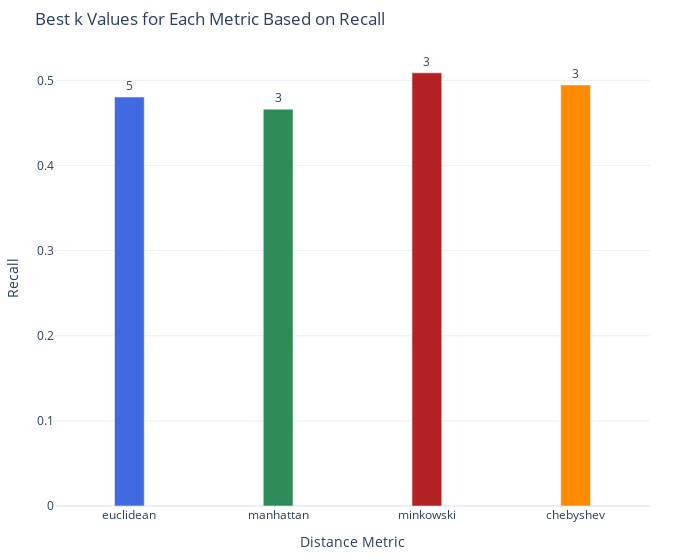

Notebook source saved alongside this figure:
### Code cell
# Step 1: Prepare the data
data = {
    "Metric": list(best_k_per_metric.keys()),
    "Best k": list(best_k_per_metric.values()),
    "Recall at Best k": [recall_values[metric].loc[best_k] 
                         for metric, best_k in best_k_per_metric.items()]
}

df = pd.DataFrame(data)

# Step 2: Create the bar plot
fig = px.bar(
    df, 
    x="Metric", 
    y="Recall at Best k", 
    text="Best k",
    color="Metric",
    color_discrete_sequence=['royalblue', 'seagreen', 'firebrick', 'darkorange', 'gold'],
    title="Best k Values for Each Metric Based on Recall"
)

# Step 3: Customize text, layout, and bar width
fig.update_traces(textposition='outside')
fig.update_layout(
    width=700,
    margin=dict(l=50, r=50, t=50, b=50),
    xaxis_title="Distance Metric",
    yaxis_title="Recall",
    template="plotly_white",
    showlegend=False,
    bargap=0.8  # Adjust the gap between bars (values closer to 1 mean more gap)
)

# Step 4: Show the plot
fig.show()

### Figure 1 — Plotly figure (JSON) as saved in the notebook; plotly's stock layout.template omitted (floating-point values rounded to 4 significant figures)
{"data": [{"alignmentgroup": "True", "hovertemplate": "Metric=%{x}<br>Recall at Best k=%{y}<br>Best k=%{text}<extra></extra>", "legendgroup": "euclidean", "marker": {"color": "royalblue", "pattern": {"shape": ""}}, "name": "euclidean", "offsetgroup": "euclidean", "orientation": "v", "showlegend": true, "text": [5], "textposition": "outside", "type": "bar", "x": ["euclidean"], "xaxis": "x", "y": [0.4804], "yaxis": "y"}, {"alignmentgroup": "True", "hovertemplate": "Metric=%{x}<br>Recall at Best k=%{y}<br>Best k=%{text}<extra></extra>", "legendgroup": "manhattan", "marker": {"color": "seagreen", "pattern": {"shape": ""}}, "name": "manhattan", "offsetgroup": "manhattan", "orientation": "v", "showlegend": true, "text": [3], "textposition": "outside", "type": "bar", "x": ["manhattan"], "xaxis": "x", "y": [0.4662], "yaxis": "y"}, {"alignmentgroup": "True", "hovertemplate": "Metric=%{x}<br>Recall at Best k=%{y}<br>Best k=%{text}<extra></extra>", "legendgroup": "minkowski", "marker": {"color": "firebrick", "pattern": {"shape": ""}}, "name": "minkowski", "offsetgroup": "minkowski", "orientation": "v", "showlegend": true, "text": [3], "textposition": "outside", "type": "bar", "x": ["minkowski"], "xaxis": "x", "y": [0.5089], "yaxis": "y"}, {"alignmentgroup": "True", "hovertemplate": "Metric=%{x}<br>Recall at Best k=%{y}<br>Best k=%{text}<extra></extra>", "legendgroup": "chebyshev", "marker": {"color": "darkorange", "pattern": {"shape": ""}}, "name": "chebyshev", "offsetgroup": "chebyshev", "orientation": "v", "showlegend": true, "text": [3], "textposition": "outside", "type": "bar", "x": ["chebyshev"], "xaxis": "x", "y": [0.4947], "yaxis": "y"}], "layout": {"bargap": 0.8, "barmode": "relative", "legend": {"title": {"text": "Metric"}, "tracegroupgap": 0}, "margin": {"b": 50, "l": 50, "r": 50, "t": 50}, "showlegend": false, "title": {"text": "Best k Values for Each Metric Based on Recall"}, "width": 700, "xaxis": {"anchor": "y", "categoryarray": ["euclidean", "manhattan", "minkowski", "chebyshev"], "categoryorder": "array", "domain": [0, 1], "title": {"text": "Distance Metric"}}, "yaxis": {"anchor": "x", "domain": [0, 1], "title": {"text": "Recall"}}}}
